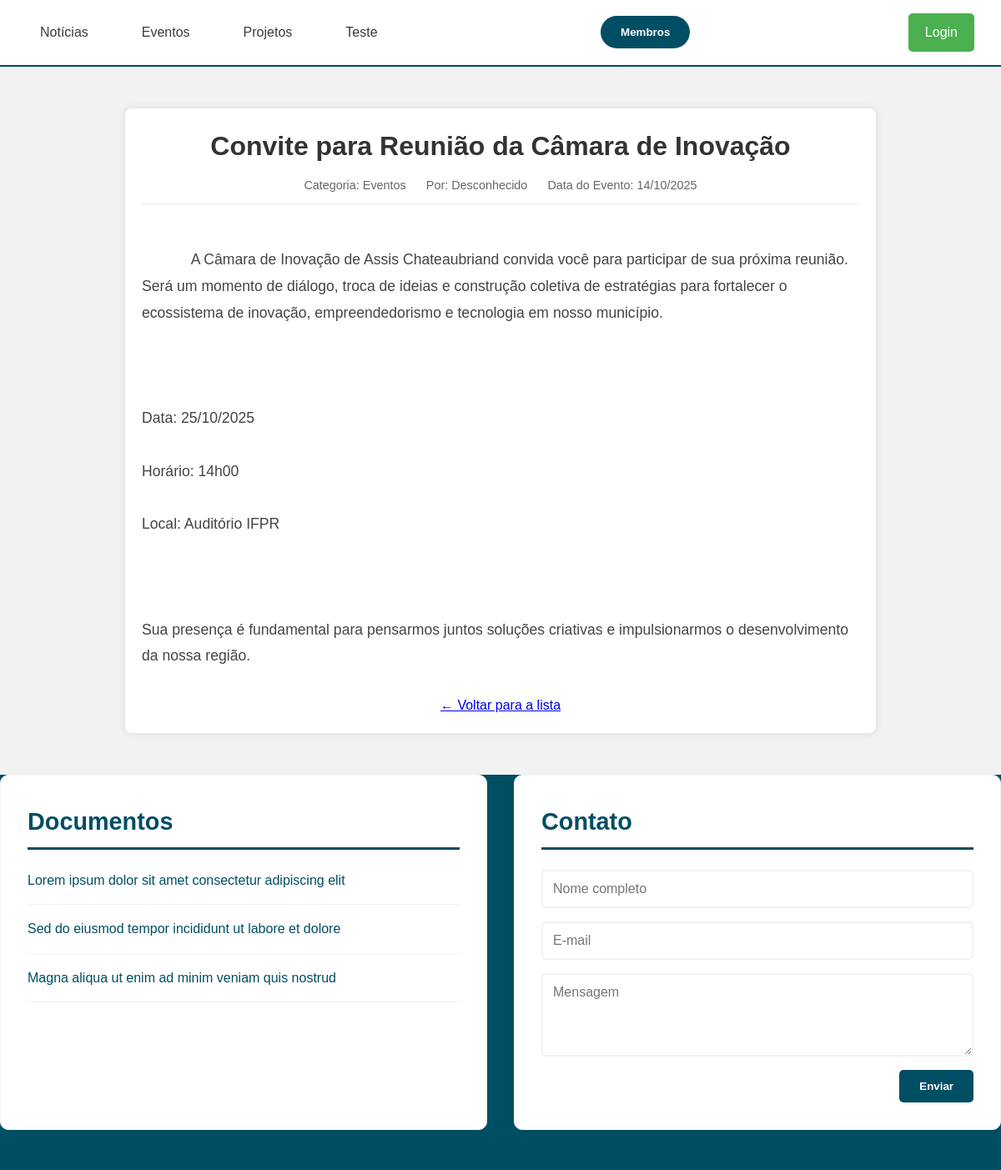
Page /artigo.php?id=5 on the committed database.
### tables this page shows
CREATE TABLE `categorias` (
  `id` int(11) NOT NULL,
  `nome` varchar(100) NOT NULL,
  `descricao` text DEFAULT NULL,
  `criado_em` datetime DEFAULT current_timestamp()
);

CREATE TABLE `artigos` (
  `id` int(11) NOT NULL,
  `titulo` varchar(200) NOT NULL,
  `slug` varchar(200) NOT NULL,
  `conteudo` text NOT NULL,
  `categoria_id` int(11) DEFAULT NULL,
  `autor_id` int(11) DEFAULT NULL,
  `data_evento` date DEFAULT NULL,
  `criado_em` datetime DEFAULT current_timestamp(),
  `atualizado_em` datetime DEFAULT current_timestamp() ON UPDATE current_timestamp()
);

### artigo.php (the view, shortened to what this page needs)
<?php
include 'conexao.php';
$artigo_id = intval($_GET['id']);
$sql = "SELECT a.*, u.nome as autor_nome, c.nome as categoria_nome
        FROM artigos a
        LEFT JOIN usuarios u ON a.autor_id = u.id
        LEFT JOIN categorias c ON a.categoria_id = c.id
        WHERE a.id = ?";
$stmt = $conn->prepare($sql);
$stmt->bind_param("i", $artigo_id);
$stmt->execute();
$result = $stmt->get_result();
$artigo = $result->fetch_assoc();
$sql_categorias = "SELECT nome FROM categorias";
$result_categorias = $conn->query($sql_categorias);
?>
<!DOCTYPE html>
<html lang="pt-BR">
<head>
    <link rel="stylesheet" href="css/styles.css">
</head>
<body>
    <header>
        <nav class="main-nav">
            <ul class="nav-links">
                <?php
                $result_categorias->data_seek(0);
                if ($result_categorias->num_rows > 0) {
                    while($row = $result_categorias->fetch_assoc()) {
                        $categoria_nome = htmlspecialchars($row['nome']);
                        $link_map = [
                            'Notícias' => 'noticias_lista.php',
                            'Eventos' => 'eventos_lista.php',
                            'Projetos' => 'projetos_lista.php',
                        ];
                        $link = $link_map[$categoria_nome] ?? '#';
                        echo "<li><a href='{$link}'>{$categoria_nome}</a></li>";
                    }
                }
                ?>
            </ul>
            <button class="membros-btn">Membros</button>
            <a href="login.php" class="admin-btn">Login</a>
        </nav>
    </header>
    <main class="artigo-individual-container">
        <h1><?php echo htmlspecialchars($artigo['titulo']); ?></h1>
        <div class="artigo-meta">
            <span>Categoria: <?php echo htmlspecialchars($artigo['categoria_nome']); ?></span>
            <span>Por: <?php echo htmlspecialchars($artigo['autor_nome'] ?? 'Desconhecido'); ?></span>
            <?php if ($artigo['categoria_id'] == 2):  ?>
                <span>Data do Evento: <?php echo date('d/m/Y', strtotime($artigo['data_evento'])); ?></span>
            <?php else: ?>
                <span>Publicado em: <?php echo date('d/m/Y', strtotime($artigo['criado_em'])); ?></span>
            <?php endif; ?>
        </div>
        <div class="artigo-conteudo">
            <?php echo nl2br(htmlspecialchars($artigo['conteudo'])); ?>
        </div>
        <p style="margin-top: 30px; text-align: center;">
            <a href="javascript:history.back()" class="artigo-link">← Voltar para a lista</a>
        </p>
    </main>
    <footer>
        <div class="bottom-sections">
            <section class="documentos">
                <h3>Documentos</h3>
                <ul class="documentos-list">
                    <li><a href="#">Lorem ipsum dolor sit amet consectetur adipiscing elit</a></li>
                    <li><a href="#">Sed do eiusmod tempor incididunt ut labore et dolore</a></li>
                    <li><a href="#">Magna aliqua ut enim ad minim veniam quis nostrud</a></li>
                </ul>
            </section>
            <section class="contato">
                <h3>Contato</h3>
                <form class="contato-form">
                    <input type="text" placeholder="Nome completo" required>
                    <input type="email" placeholder="E-mail" required>
                    <textarea placeholder="Mensagem" rows="4" required></textarea>
                    <button type="submit">Enviar</button>
                </form>
            </section>
        </div>
    </footer>
</body>
</html>

### css/styles.css (style rules this page uses)
* { margin: 0; padding: 0; box-sizing: border-box; }
body { font-family: 'Arial', sans-serif; line-height: 1.6; color: #3A3A3A; background-color: #F2F2F2; }
header { background-color: #FFFFFF; border-bottom: 2px solid #004E64; padding: 1rem 0; }
.main-nav { max-width: 1200px; margin: 0 auto; display: flex; justify-content: space-between; align-items: center; padding: 0 2rem; }
.nav-links { display: flex; list-style: none; gap: 2rem; }
.nav-links a { text-decoration: none; color: #3A3A3A; font-weight: 500; padding: 0.5rem 1rem; border-radius: 5px; transition: all 0.3s ease; }
.membros-btn { background-color: #004E64; color: #FFFFFF; border: none; padding: 0.75rem 1.5rem; border-radius: 25px; font-weight: 600; cursor: pointer; transition: all 0.3s ease; }
main { max-width: 1200px; margin: 0 auto; padding: 2rem; }
section { margin-bottom: 3rem; }
section h3 { font-size: 1.8rem; color: #004E64; margin-bottom: 1.5rem; border-bottom: 3px solid #004E64; padding-bottom: 0.5rem; }
.bottom-sections { display: grid; grid-template-columns: 1fr 1fr; gap: 2rem; margin-top: 3rem; }
.documentos, .contato { background-color: #FFFFFF; padding: 2rem; border-radius: 10px; border: 1px solid #F2F2F2; }
.documentos-list { list-style: none; }
.documentos-list li { margin-bottom: 1rem; padding-bottom: 1rem; border-bottom: 1px solid #F2F2F2; }
.documentos-list a { color: #004E64; text-decoration: none; transition: color 0.3s ease; }
.contato-form { display: flex; flex-direction: column; gap: 1rem; }
.contato-form input, .contato-form textarea { padding: 0.75rem; border: 2px solid #F2F2F2; border-radius: 5px; font-family: inherit; font-size: 1rem; transition: border-color 0.3s ease; }
.contato-form button { background-color: #004E64; color: #FFFFFF; border: none; padding: 0.75rem 1.5rem; border-radius: 5px; font-weight: 600; cursor: pointer; transition: all 0.3s ease; align-self: flex-end; }
footer { background-color: #004E64; }
.admin-btn { background-color: #4CAF50; color: white; padding: 10px 20px; border: none; border-radius: 5px; cursor: pointer; font-size: 16px; text-decoration: none; margin-left: 10px; transition: background-color 0.3s ease; }

### artigo.php (style rules this page uses)
.artigo-individual-container { max-width: 900px; margin: 50px auto; padding: 20px; background-color: #fff; box-shadow: 0 0 10px rgba(0,0,0,0.1); border-radius: 8px; }
.artigo-individual-container h1 { color: #333; margin-bottom: 10px; text-align: center; }
.artigo-meta { font-size: 0.9em; color: #666; margin-bottom: 20px; border-bottom: 1px solid #eee; padding-bottom: 10px; text-align: center; }
.artigo-meta span { margin: 0 10px; }
.artigo-conteudo { line-height: 1.8; font-size: 1.1em; color: #444; white-space: pre-wrap; }

### rows in the picture
categorias: nome "Notícias"
categorias: nome "Eventos"
categorias: nome "Projetos"
categorias: nome "Teste"
artigos: titulo "Convite para Reunião da Câmara de Inovação", categoria.nome "Eventos", data_evento "14/10/2025", conteudo "A Câmara de Inovação de Assis Chateaubriand convida você para participar de sua próxima reunião. Será um momento de diálogo, troca de ideias e construção coletiva de estratégias para fortalecer o ecossistema de inovação, empreendedorismo e tecnologia em nosso município. Data: 25/10/2025 Horário: 14h00 Local: Auditório IFPR Sua presença é fundamental para pensarmos juntos soluções criativas e impulsionarmos o desenvolvimento da nossa região."

### other values in the picture
$artigo['autor_nome'] "Desconhecido"
